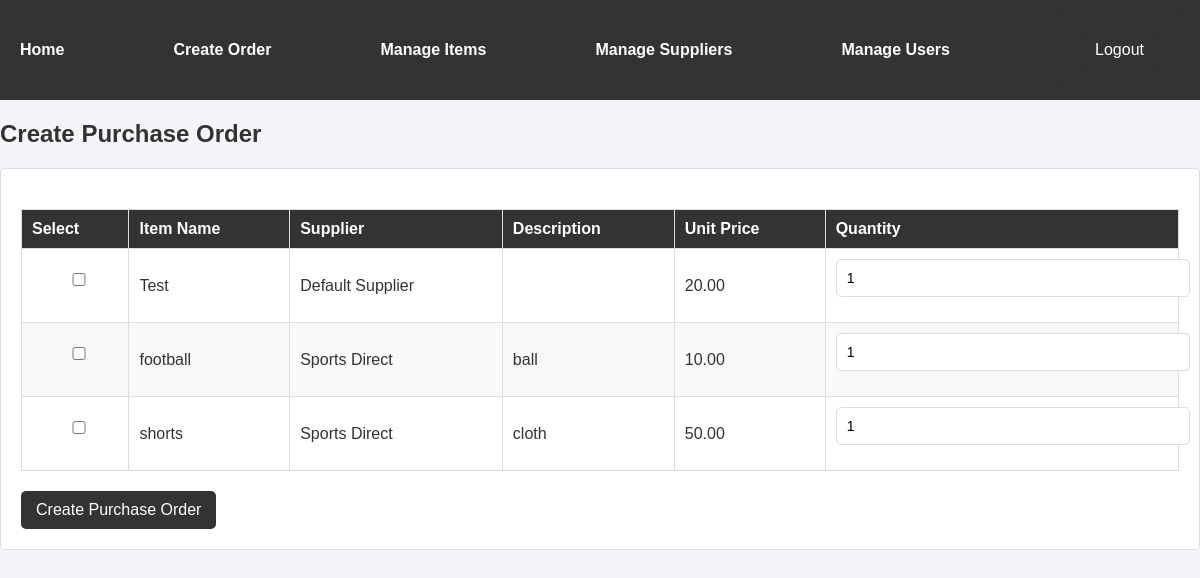
Page /app/create_order/ (signed in) on the committed database.
### PO_Items/models.py (models this page shows, shortened)
class SportsItem(models.Model):
    supplier = models.ForeignKey(Supplier, on_delete=models.CASCADE)
    name = models.CharField(max_length=100)
    description = models.TextField()
    unit_price = models.DecimalField(max_digits=10, decimal_places=2)

class Supplier(models.Model):
    name = models.CharField(max_length=100)
    contact_info = models.CharField(max_length=255, blank=True)
    def __str__(self):
        return self.name

### PO_Items/decorators.py (the view)
        def _wrapped_view(request, *args, **kwargs):
            if request.user.role in allowed_roles:
                return view_func(request, *args, **kwargs)
            return HttpResponseForbidden("You do not have permission to access this page.")

### PO_Items/views.py (called while the page is built, shortened)
@login_required
@role_required(['ADMIN', 'BUYER'])
def create_order(request):
    sports_items = SportsItem.objects.all()
    return render(request, 'PO_Items/create_order.html', {'sports_items': sports_items})

### PO_Items/templates/PO_Items/create_order.html (shortened to what this page needs)
{% load static %}
<!DOCTYPE html>
<html>
<head>
    <link rel="stylesheet" type="text/css" href="{% static 'PO_Items/styles.css' %}">
</head>
<body>
    <div class="navbar">
        <a href="{% url 'PO_Items:PO_Items' %}">Home</a>
        {% if request.user.role == 'BUYER' or request.user.role == 'ADMIN' %}
            <a href="{% url 'PO_Items:create_order' %}">Create Order</a>
        {% endif %}
        {% if request.user.role == 'INVENTORY_MANAGER' or request.user.role == 'ADMIN' %}
            <a href="{% url 'PO_Items:manage_items' %}">Manage Items</a>
            <a href="{% url 'PO_Items:manage_suppliers' %}">Manage Suppliers</a>
        {% endif %}
        {% if request.user.role == 'ADMIN' %}
            <a href="{% url 'PO_Items:manage_users' %}">Manage Users</a>
        {% endif %}
        <form class = "form_nav" method="post" action="{% url 'logout' %}" style="margin: 0;">
            <button type="submit" >Logout</button>
        </form>
    </div>
    <h2>Create Purchase Order</h2>
    <form method="post" action="">
        <table border="1">
            <thead>
                <tr>
                    <th>Select</th>
                    <th>Item Name</th>
                    <th>Supplier</th>
                    <th>Description</th>
                    <th>Unit Price</th>
                    <th>Quantity</th>
                </tr>
            </thead>
            <tbody>
                {% for item in sports_items %}
                <tr>
                    <td><input type="checkbox" name="sports_item" value="{{ item.id }}"></td>
                    <td>{{ item.name }}</td>
                    <td>{{ item.supplier }}</td>
                    <td>{{ item.description }}</td>
                    <td>{{ item.unit_price }}</td>
                    <td><input type="number" name="quantity" min="1" value="1"></td>
                </tr>
                {% endfor %}
            </tbody>
        </table>
        <button type="submit">Create Purchase Order</button>
    </form>
</body>
</html>

### PO_Items/static/PO_Items/styles.css (style rules this page uses)
body { font-family: Arial, sans-serif; margin: 0; padding: 0; background-color: #f4f4f9; color: #333; }
.form_nav { background-color: #333; border-color: #333; }
.navbar { background-color: #333; color: white; padding: 10px 20px; display: flex; justify-content: space-between; align-items: center; }
.navbar a { color: white; text-decoration: none; margin-right: 15px; font-weight: bold; }
.navbar form { margin: 0; }
.navbar button { background: #333; border: none; color: white; font-size: 16px; cursor: pointer; outline: none; }
table { width: 100%; border-collapse: collapse; margin: 20px 0; background-color: white; }
table th, table td { border: 1px solid #ddd; padding: 10px; text-align: left; }
table th { background-color: #333; color: white; }
table tr:nth-child(even) { background-color: #f9f9f9; }
form { margin: 20px 0; padding: 20px; background-color: white; border: 1px solid #ddd; border-radius: 5px; }
form input, form select, form textarea { width: 100%; padding: 10px; margin-bottom: 15px; border: 1px solid #ddd; border-radius: 5px; font-size: 14px; }
form button { background-color: #333; color: white; border: none; padding: 10px 15px; border-radius: 5px; cursor: pointer; font-size: 16px; }
h2, h3 { color: #333; margin-top: 20px; }

### rows in the picture
SportsItem: name "Test", supplier "Default Supplier", unit_price "20.00"
SportsItem: name "football", supplier "Sports Direct", description "ball", unit_price "10.00"
SportsItem: name "shorts", supplier "Sports Direct", description "cloth", unit_price "50.00"
